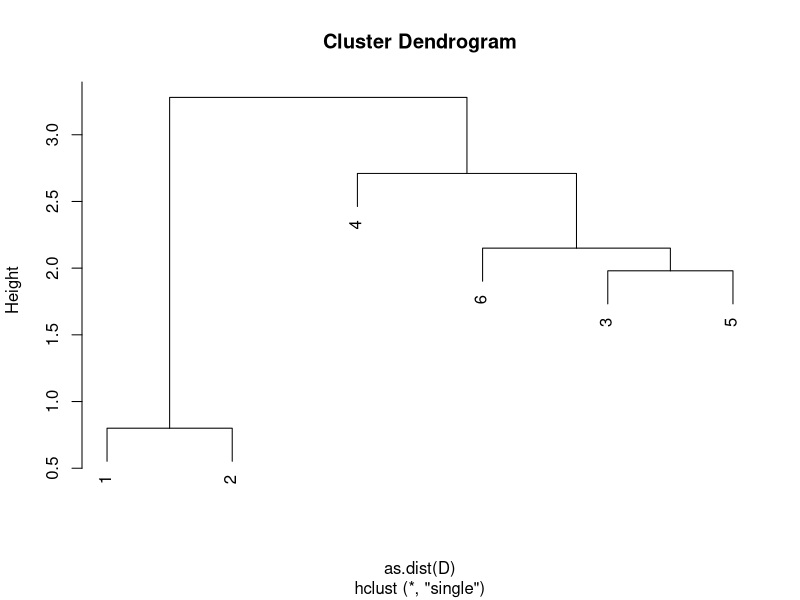
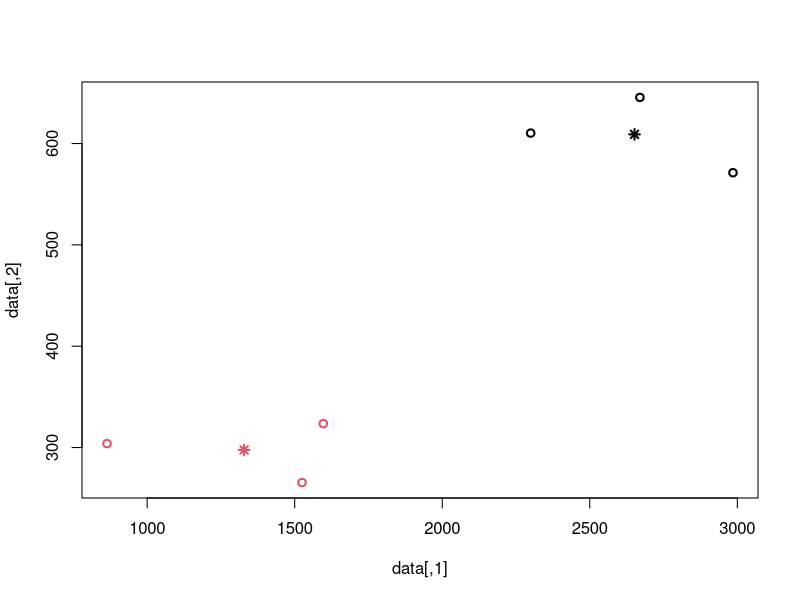

The R script that drew these images, in order:
## ---- chunk 1
knitr::opts_chunk$set(echo = TRUE)
## ---- chunk 2
D <- matrix(c(
  c(0.00, 0.80, 4.16, 3.28, 3.92, 4.69),
  c(0.80, 0.00, 4.14, 3.57, 4.00, 4.64),
  c(4.16, 4.14, 0.00, 2.71, 1.98, 2.15),
  c(3.28, 3.57, 2.71, 0.00, 3.16, 3.78),
  c(3.92, 4.00, 1.98, 3.16, 0.00, 2.52),
  c(4.69, 4.64, 2.15, 3.78, 2.52, 0.00)
), byrow = F, ncol = 6)

single_linkage <- hclust(as.dist(D), method="single")
single_linkage$height

cop_single_linkage=cophenetic(single_linkage)
cop_single_linkage
## ---- chunk 3
plot(single_linkage)
## ---- chunk 4
alpha <- single_linkage$height
alpha_mean <- mean(alpha)
alpha_std <- sd(alpha)

alpha_scale <- (alpha - alpha_mean) / alpha_std

i <- which(alpha_scale >= 2.5)[1]
i

if (is.na(i)) {
  i <- length(alpha_scale)
}

n <- nrow(D)
classes <- n + 1 - i
classes
## ---- chunk 5
data <- matrix(c(
  c(1524.8, 265.4, 272, 79, 24, 223.5),
  c(1596.9, 323.6, 285, 87, 23, 333.9),
  c(2299.7, 610.3, 241, 45, 9, 632.1),
  c(864.1, 303.9, 220, 53, 11, 484.7),
  c(2669.9, 645.5, 202, 61, 15, 438.6),
  c(2985.2, 571.2, 226, 45, 16, 1103.9)
), byrow = T, ncol = 6)

KM=kmeans(data,2)
KM

plot(data, col = KM$cluster, lwd=2)
points(KM$centers, col=1:2, pch=8, lwd=2)
